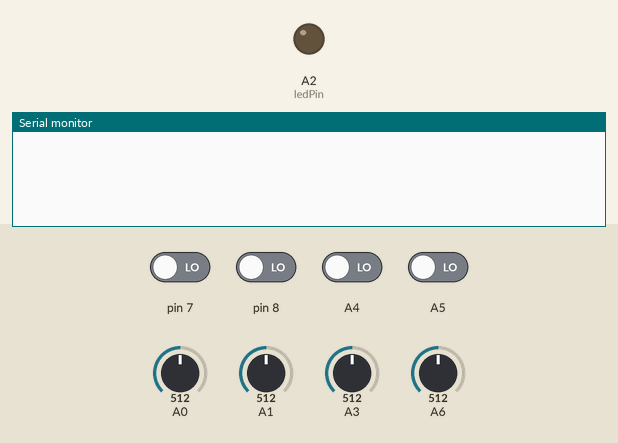
Recording of a sketch running on a simulated Arduino Nano, built with avr-gcc and run on an emulated ATmega328P. On the bench: output pins drawn as LEDs (lit = HIGH), the last lines printed to the serial monitor. The inputs (shaded band) are chosen by the test bench; at power-on: A4, A5, pin 7, pin 8 LOW, A6 = 512, A0 = 512, A1 = 512, A3 = 512. No radio packets arrive unless stated.

Above: at 0.1 s.
2.3 s: A6 set to 603
At 3.0 s:
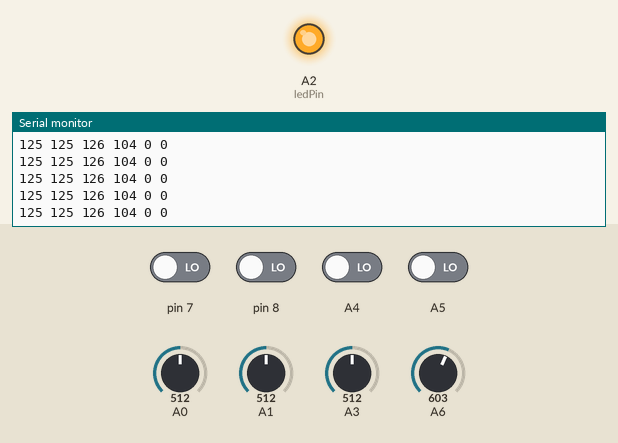
5.3 s: A6 set to 631
At 6.1 s:
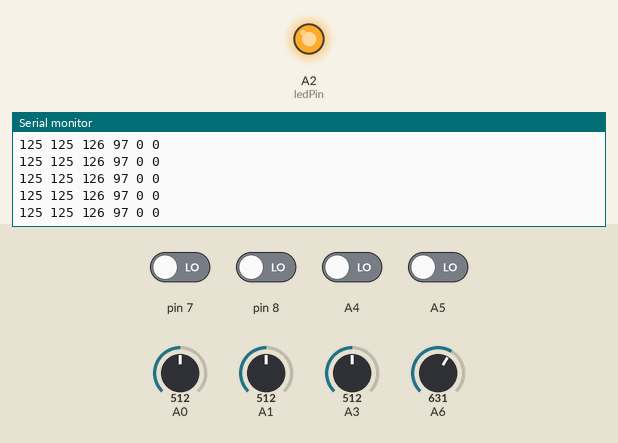
8.3 s: A0 set to 421
At 9.2 s:
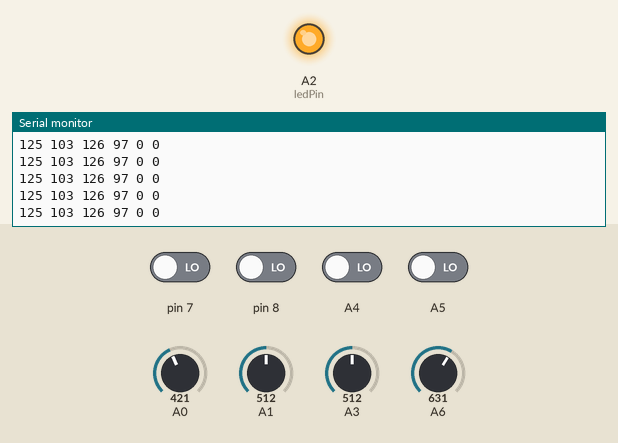
11.3 s: A0 set to 394
At 12.2 s:
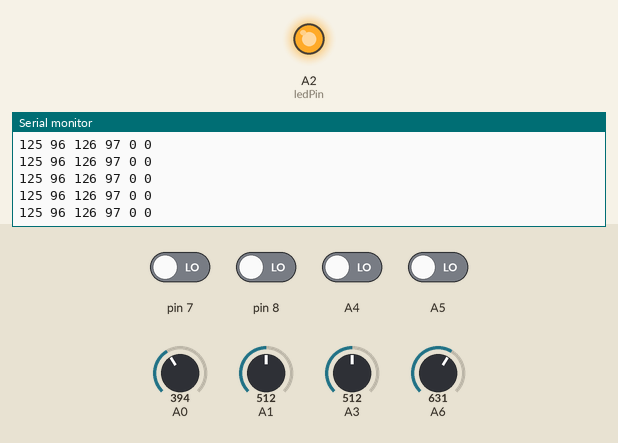
12.8 s: A1 set to 422
At 13.5 s:
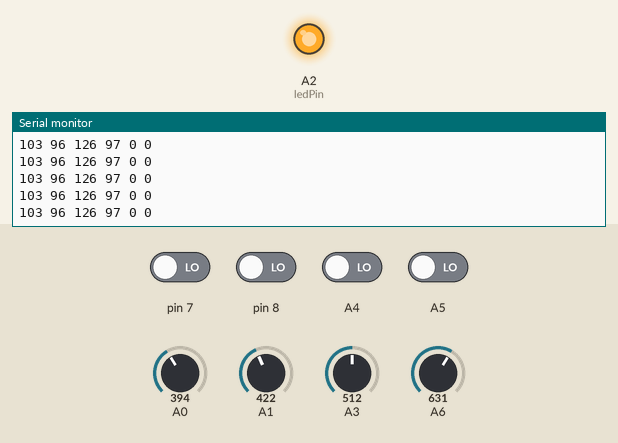
15.8 s: A1 set to 400
At 16.8 s:
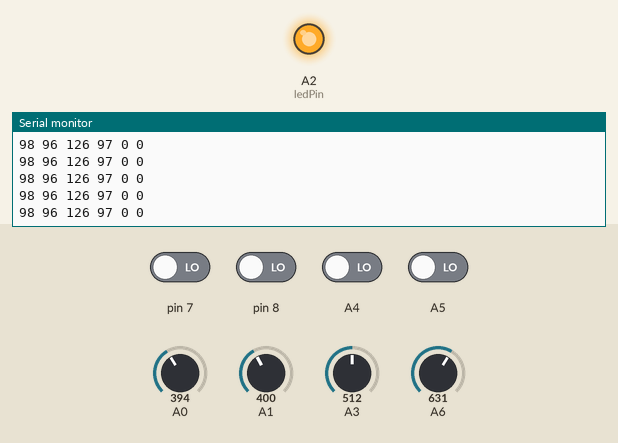
Timing chart, 0 to 18.3 s (numbered marks = the images above; inputs shaded):
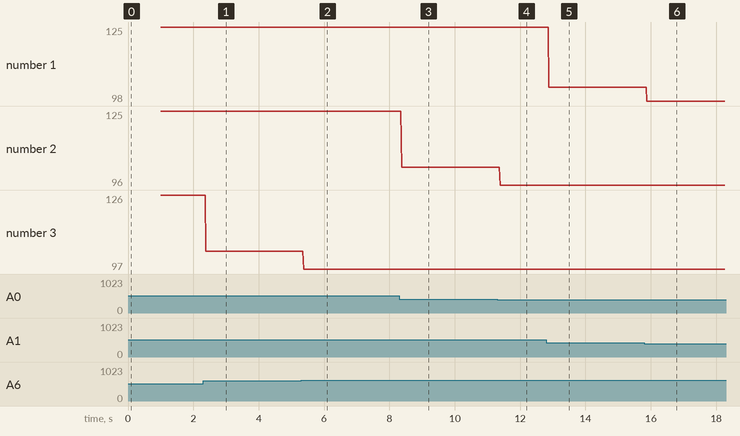

The sketch:

8_Channel_Transmitter.ino
```cpp
// 8 Channel PWM Transmitter
// Ayush Sharma
// https://github.com/Ayush-Zone

#include <SPI.h>
#include <nRF24L01.h>
#include <RF24.h>
const uint64_t pipeOut = 0xE9E8F0F0E1LL;
RF24 radio(9, 10);

int ledPin = A2;  // Pin for connection status LED

struct Signal {
  byte throttle;
  byte yaw;
  byte pitch;
  byte roll;
  byte aux1;
  byte aux2;
  byte aux3;
  byte aux4;
};
Signal data;
void ResetData() {
  data.throttle = 0;
  data.yaw = 127;
  data.pitch = 127;
  data.roll = 127;
  data.aux1 = 0;
  data.aux2 = 0;
  data.aux3 = 0;
  data.aux4 = 0;
}
void setup() {
  Serial.begin(9600);
  radio.begin();
  radio.stopListening();
  radio.openWritingPipe(pipeOut);
  radio.setAutoAck(false);
  radio.setCRCLength(RF24_CRC_8);
  radio.setDataRate(RF24_250KBPS);
  radio.setPALevel(RF24_PA_MAX);
  radio.setChannel(108);
  ResetData();

  pinMode(ledPin, OUTPUT);
  delay(1000);

  // Check if NRF24L01 module is connected
  if (radio.isChipConnected()) {
    digitalWrite(ledPin, HIGH);  // Turn on LED to indicate successful connection
  } else {
    digitalWrite(ledPin, LOW);  // Turn off LED if connection failed
  }
}

int mapJoystickValues(int val, int lower, int middle, int upper, bool reverse) {
  val = constrain(val, lower, upper);
  if (val < middle)
    val = map(val, lower, middle, 0, 128);
  else
    val = map(val, middle, upper, 128, 255);
  return (reverse ? 255 - val : val);
}
void loop() {

  // Read Joysticks analog inputs
  data.throttle = mapJoystickValues(analogRead(A1), 0, 522, 1023, false);
  data.yaw = mapJoystickValues(analogRead(A0), 0, 522, 1023, false);
  data.roll = mapJoystickValues(analogRead(A3), 0, 517, 1023, false);
  data.pitch = mapJoystickValues(analogRead(A6), 0, 507, 1023, true);

  // Read auxiliary switch states
  data.aux1 = digitalRead(A4);
  data.aux2 = digitalRead(A5);
  data.aux3 = digitalRead(7);
  data.aux4 = digitalRead(8);

  radio.write(&data, sizeof(Signal));

  Serial.print(data.throttle);
  Serial.print(" ");
  Serial.print(data.yaw);
  Serial.print(" ");
  Serial.print(data.roll);
  Serial.print(" ");
  Serial.print(data.pitch);
  Serial.print(" ");

  Serial.print(data.aux1);
  Serial.print(" ");
  Serial.print(data.aux2);
  Serial.println(" ");
}
```

Measured:
- after the input at 2.3 s, the serial monitor: prints a new line after 0.08 s (image 1)
- after the input at 5.3 s, the serial monitor: prints a new line after 0.08 s (image 2)
- after the input at 8.3 s, the serial monitor: prints a new line after 0.07 s (image 3)
- after the input at 11.3 s, the serial monitor: prints a new line after 0.08 s (image 4)
- after the input at 12.8 s, the serial monitor: prints a new line after 0.08 s (image 5)
- after the input at 15.8 s, the serial monitor: prints a new line after 0.08 s (image 6)
- plotted number 1: 103 → 98 after the input at 15.8 s
- plotted number 2: 125 → 103 after the input at 8.3 s, 103 → 96 after the input at 11.3 s
